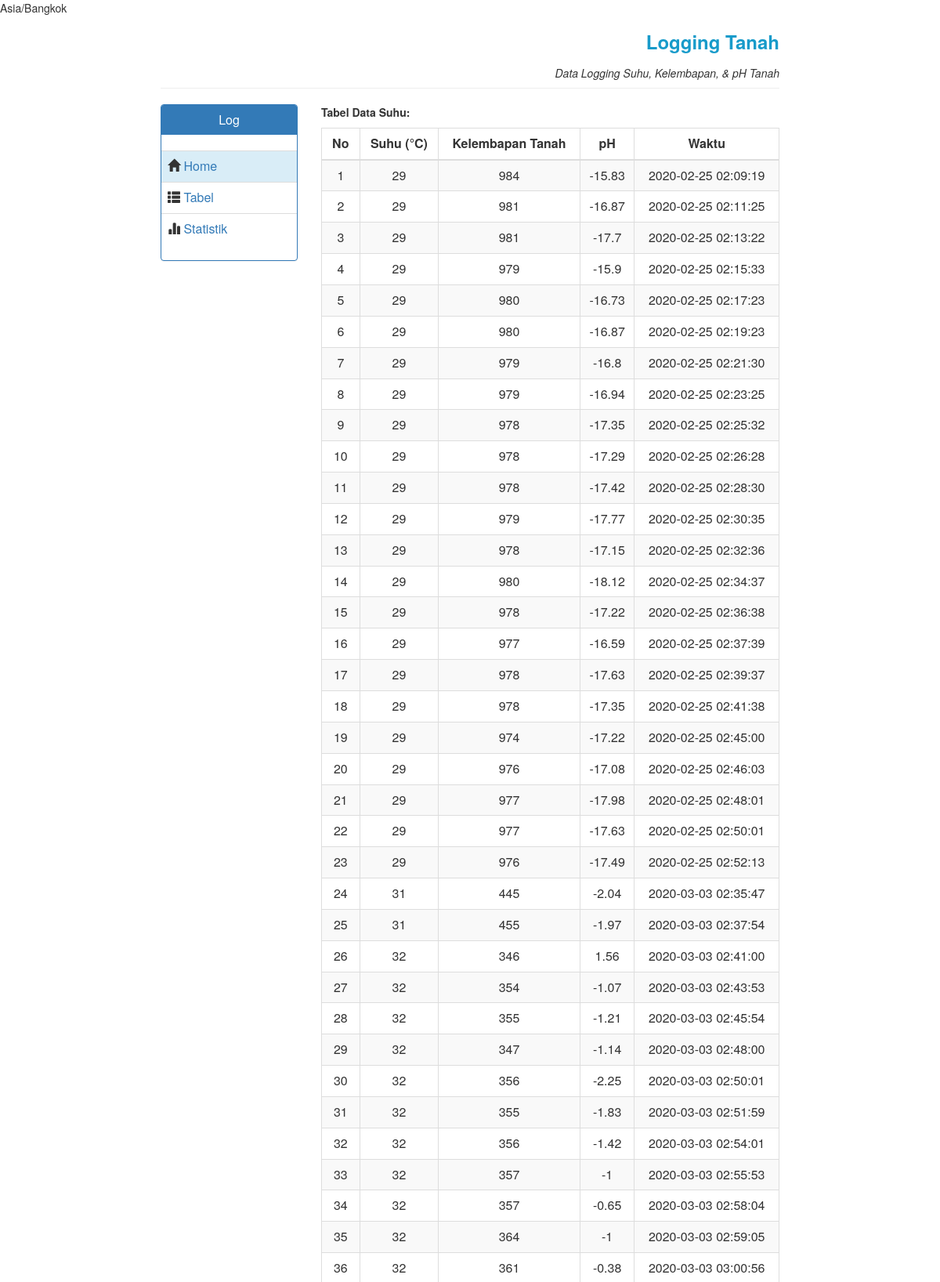
The app's page /simon-server/tanah/tables.php (upper part) with its own data.
### tables this page shows
CREATE TABLE `tanah` (
  `id` bigint(20) NOT NULL,
  `suhu` float DEFAULT NULL,
  `kelembapan_tanah` float DEFAULT NULL,
  `kelembapan_udara` float DEFAULT NULL,
  `ph` float DEFAULT NULL,
  `waktu` timestamp NULL DEFAULT CURRENT_TIMESTAMP ON UPDATE CURRENT_TIMESTAMP
);

### simon-server/lib/tanah.php (called while the page is built, shortened)
<?php
include_once (__DIR__ . "/DB.php");
class Sensor{
    private $table_name='tanah';
    private $db = null;
    function __construct(){
        if ($this->db ==  null){
            $conn = new DB();
            $this->db = $conn->db;
        }
    }
    function getAll(){
        $kueri = "SELECT * FROM ".$this->table_name." ORDER BY waktu";
        $hasil = $this->db->query($kueri) or die ("Error ".$this->db->connect_error);
        $data = array();
        while ($row = $hasil->fetch_assoc()){
            $data[]=$row;
        }
        return array("data"=>$data);
    }
}

### simon-server/lib/DB.php (called while the page is built, shortened)
<?php
class DB {
    private $host  = DB_HOST;
    private $user  = DB_USER;
    private $passwd = DB_PASSWORD;
    private $dbname    = DB_NAME;
    public $db = null;
    function __construct(){
        if ($this->db == null) {
            $conn = new mysqli($this->host,
            $this->user,
            $this->passwd,
            $this->dbname);
            if ($conn->connect_error){
                die ("Gagal melakukan koneksi
                ke MYSQL".$conn->connect_error);
            } else {
                $this->db = $conn;
            }
        }
    }
}

### simon-server/tanah/tables.php (the view, shortened to what this page needs)
<?php
include_once(__DIR__."/../lib/tanah.php");
$sensor = new Sensor();
$get=$sensor->getAll();
$resultArray = isset($get['data']) ? $get['data'] : [];
?>
<html>
	<head>
		<link rel="stylesheet" href="./include/css/style.css">
		<link rel="stylesheet" href="./include/css/bootstrap.css">
	</head>
	<body>
	<?php include "master/header.php" ?>
	<br>
			<div class="row">
				<div class="col-md-2 col-md-offset-2">
					<div class="panel panel-primary">
  						<div class="panel-heading">
    					<h3 class="panel-title tengah">Log</h3>
  						</div>
  						<div class="panel-body" style="padding:0px;">
						  <?php include "master/side-menu.php" ?>
  					</div>
				</div>
			</div>
			<div class="col-md-6">
				<p class="tebel">Tabel Data Suhu:</p>
				<table class="table table-striped table-bordered">
					<thead>
						<td><center><p class="tebel" style="margin-top:0px; margin-bottom:0px">No</p></center></td>
						<td><center><p class="tebel" style="margin-top:0px; margin-bottom:0px">Suhu (&degC)</p></center></td>
						<td><center><p class="tebel" style="margin-top:0px; margin-bottom:0px">Kelembapan Tanah</p></center></td>
						<td><center><p class="tebel" style="margin-top:0px; margin-bottom:0px">pH</p></center></td>
						<td><center><p class="tebel" style="margin-top:0px; margin-bottom:0px">Waktu</p></center></td>
					</thead>
					<tbody>
					<?php
					$no=0;
					foreach($resultArray as $result){
						$no++;
						echo
						"<tr>
						<td><center>$no</center></td>
						<td><center>$result[suhu]</center></td>
						<td><center>$result[kelembapan_tanah]</center></td>
						<td><center>$result[ph]</center></td>
						<td><center>$result[waktu]</center></td>
						</tr>";
						}
						?>
					</tbody>
				</table>
			</div>
		</div>
	</body>
</html>

### simon-server/tanah/include/css/style.css (style rules this page uses)
.tebel { font-weight: bold; }
.tengah { text-align: center; }
html, body { height: 100%; }

### records on screen
tanah: suhu "29", kelembapan_tanah "984", ph "-15.83", waktu "2020-02-25 02:09:19"
tanah: suhu "29", kelembapan_tanah "981", ph "-16.87", waktu "2020-02-25 02:11:25"
tanah: suhu "29", kelembapan_tanah "981", ph "-17.7", waktu "2020-02-25 02:13:22"
tanah: suhu "29", kelembapan_tanah "979", ph "-15.9", waktu "2020-02-25 02:15:33"
tanah: suhu "29", kelembapan_tanah "980", ph "-16.73", waktu "2020-02-25 02:17:23"
tanah: suhu "29", kelembapan_tanah "980", ph "-16.87", waktu "2020-02-25 02:19:23"
tanah: suhu "29", kelembapan_tanah "979", ph "-16.8", waktu "2020-02-25 02:21:30"
tanah: suhu "29", kelembapan_tanah "979", ph "-16.94", waktu "2020-02-25 02:23:25"
tanah: suhu "29", kelembapan_tanah "978", ph "-17.35", waktu "2020-02-25 02:25:32"
tanah: suhu "29", kelembapan_tanah "978", ph "-17.29", waktu "2020-02-25 02:26:28"
tanah: suhu "29", kelembapan_tanah "978", ph "-17.42", waktu "2020-02-25 02:28:30"
tanah: suhu "29", kelembapan_tanah "979", ph "-17.77", waktu "2020-02-25 02:30:35"
tanah: suhu "29", kelembapan_tanah "978", ph "-17.15", waktu "2020-02-25 02:32:36"
tanah: suhu "29", kelembapan_tanah "980", ph "-18.12", waktu "2020-02-25 02:34:37"
tanah: suhu "29", kelembapan_tanah "978", ph "-17.22", waktu "2020-02-25 02:36:38"
tanah: suhu "29", kelembapan_tanah "977", ph "-16.59", waktu "2020-02-25 02:37:39"
tanah: suhu "29", kelembapan_tanah "978", ph "-17.63", waktu "2020-02-25 02:39:37"
tanah: suhu "29", kelembapan_tanah "978", ph "-17.35", waktu "2020-02-25 02:41:38"
tanah: suhu "29", kelembapan_tanah "974", ph "-17.22", waktu "2020-02-25 02:45:00"
tanah: suhu "29", kelembapan_tanah "976", ph "-17.08", waktu "2020-02-25 02:46:03"
tanah: suhu "29", kelembapan_tanah "977", ph "-17.98", waktu "2020-02-25 02:48:01"
tanah: suhu "29", kelembapan_tanah "977", ph "-17.63", waktu "2020-02-25 02:50:01"
tanah: suhu "29", kelembapan_tanah "976", ph "-17.49", waktu "2020-02-25 02:52:13"
tanah: suhu "31", kelembapan_tanah "445", ph "-2.04", waktu "2020-03-03 02:35:47"
tanah: suhu "31", kelembapan_tanah "455", ph "-1.97", waktu "2020-03-03 02:37:54"
tanah: suhu "32", kelembapan_tanah "346", ph "1.56", waktu "2020-03-03 02:41:00"
tanah: suhu "32", kelembapan_tanah "354", ph "-1.07", waktu "2020-03-03 02:43:53"
tanah: suhu "32", kelembapan_tanah "355", ph "-1.21", waktu "2020-03-03 02:45:54"
tanah: suhu "32", kelembapan_tanah "347", ph "-1.14", waktu "2020-03-03 02:48:00"
tanah: suhu "32", kelembapan_tanah "356", ph "-2.25", waktu "2020-03-03 02:50:01"
tanah: suhu "32", kelembapan_tanah "355", ph "-1.83", waktu "2020-03-03 02:51:59"
tanah: suhu "32", kelembapan_tanah "356", ph "-1.42", waktu "2020-03-03 02:54:01"
tanah: suhu "32", kelembapan_tanah "357", ph "-1", waktu "2020-03-03 02:55:53"
tanah: suhu "32", kelembapan_tanah "357", ph "-0.65", waktu "2020-03-03 02:58:04"
tanah: suhu "32", kelembapan_tanah "364", ph "-1", waktu "2020-03-03 02:59:05"
tanah: suhu "32", kelembapan_tanah "361", ph "-0.38", waktu "2020-03-03 03:00:56"
